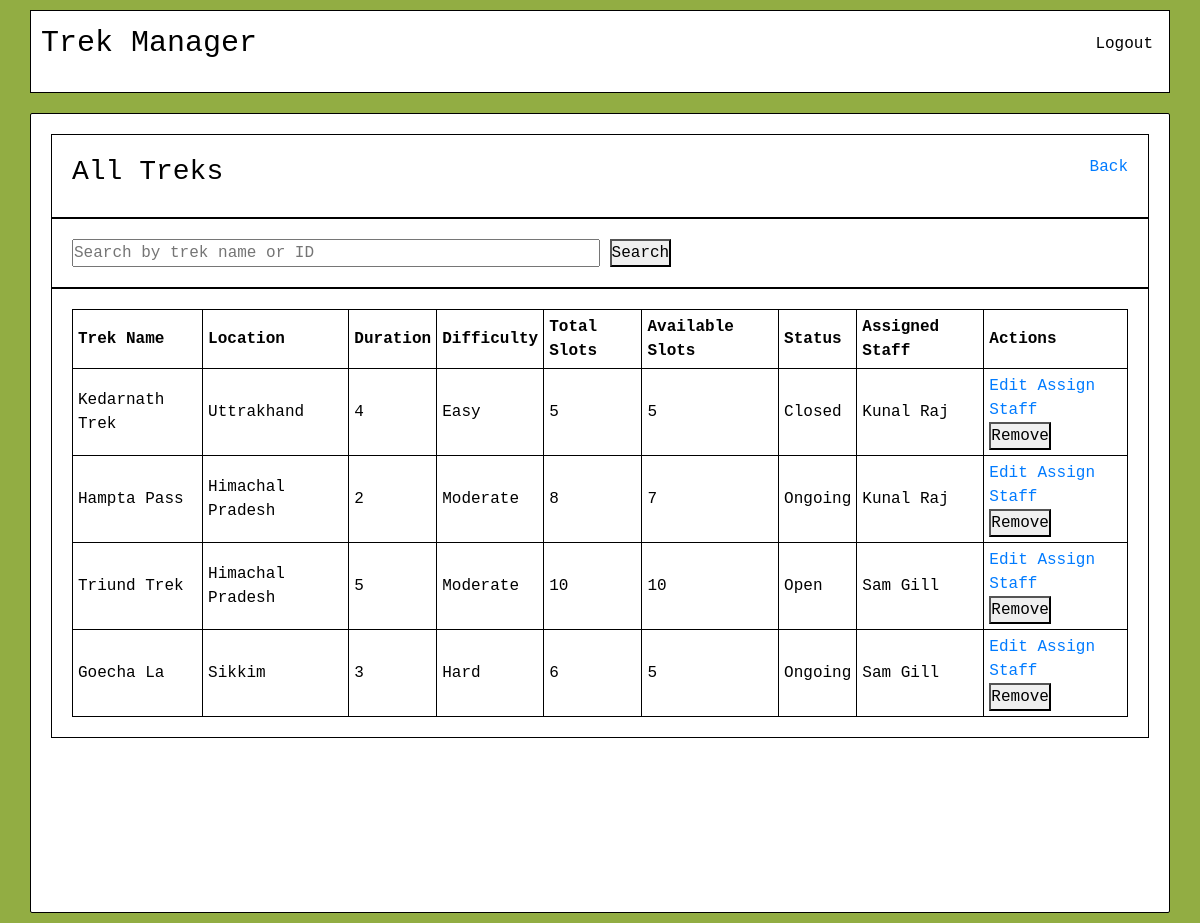
Screenshot of /admin/view_treks (signed in) with the database file from the repository.
### models.py (models this page shows)
class Trek(db.Model):
    __tablename__ = "treks"
    id = db.Column(db.Integer, primary_key=True)
    title = db.Column(db.String(150), nullable=False)
    location = db.Column(db.String(100), nullable=False)
    difficulty = db.Column(db.String(20), nullable=False)
    duration = db.Column(db.Integer, nullable=False)
    total_slots = db.Column(db.Integer, nullable=False)
    available_slots = db.Column(db.Integer, nullable=False)
    status = db.Column(db.String(20), default="Pending")   # will track Open / Closed / Completed
    start_date = db.Column(db.DateTime, nullable=False)
    end_date = db.Column(db.DateTime, nullable=False)
    is_removed = db.Column(db.Boolean, nullable=False, default=False)
    staff_id = db.Column(db.Integer, db.ForeignKey("users.id"), nullable=True)
    bookings = db.relationship("Booking", backref="trek", lazy=True)

class User(db.Model):
    __tablename__ = "users"
    id = db.Column(db.Integer, primary_key=True)
    name = db.Column(db.String(100), nullable=False)
    email = db.Column(db.String(120), unique=True, nullable=False)
    password = db.Column(db.String(200), nullable=False)
    contact = db.Column(db.String(20), nullable=True)
    role = db.Column(db.String(20), nullable=False, default="Trekker")
    is_blacklisted = db.Column(db.Boolean, default=False, nullable=False)
    treks_managed = db.relationship("Trek", backref="manager", lazy=True)
    bookings = db.relationship("Booking", backref="trekker", lazy=True, cascade="all, delete-orphan")
    staff_profile = db.relationship("StaffProfile", backref="user", uselist=False, cascade="all, delete-orphan")

### admin.py (the view)
@admin.route("/view_treks", methods=['GET'])
def view_treks():
    search = request.args.get('search', "")
    query = Trek.query.filter_by(is_removed=False)
    if search:
        if search.isdigit():
            query = query.filter(Trek.id == int(search))
        else:
            query = query.filter(Trek.title.ilike(f"%{search}%"))
    all_treks = query.all()
    return render_template("admin/view_treks.html", all_treks=all_treks, search=search)

### admin.py (called while the page is built)
@admin.before_request
def check_admin():
    if not session.get('user_id'):
        flash("Please log in to continue.", "error")
        return redirect(url_for('auth.login'))
    if session.get('role') != "Admin":
        flash("Unauthorised access.", "warning")
        return redirect(url_for('auth.login'))

### templates/admin/view_treks.html (shortened to what this page needs)
{% extends "base.html" %}
{% block content %}
    <div class="dash-container">
        <div class="admin-dash-head">
            <h3>All Treks</h3>
            <a href="{{ url_for('admin.dashboard') }}">Back</a>
        </div>
        <div class="search-box">
            <form action="{{ url_for('admin.view_treks') }}" method="GET">
                <input type="text" name="search" value="{{ search }}" placeholder="Search by trek name or ID">
                <button type="submit">Search</button>
            </form>
        </div>
        <div class="list-box">
            <div class="trek-list">
                <table>
                    <tr>
                        <th>Trek Name</th>
                        <th>Location</th>
                        <th>Duration</th>
                        <th>Difficulty</th>
                        <th>Total Slots</th>
                        <th>Available Slots</th>
                        <th>Status</th>
                        <th>Assigned Staff</th>
                        <th>Actions</th>
                    </tr>
                    {% for trek in all_treks %}
                    <tr>
                        <td>{{ trek.title }}</td>
                        <td>{{ trek.location }}</td>
                        <td>{{ trek.duration }}</td>
                        <td>{{ trek.difficulty }}</td>
                        <td>{{ trek.total_slots }}</td>
                        <td>{{ trek.available_slots }}</td>
                        <td>{{ trek.status }}</td>
                        <td>{{ trek.manager.name if trek.manager else "Unassigned" }}</td>
                        <td>
                            <a href="{{ url_for('admin.edit_trek', trek_id=trek.id) }}">Edit</a>
                            <a href="{{ url_for('admin.assign_staff', trek_id=trek.id) }}">Assign Staff</a>
                            <form action="{{ url_for('admin.remove_trek', trek_id=trek.id) }}" method="POST">
                                <button type="submit">Remove</button>
                            </form>
                        </td>
                    </tr>
                    {% endfor %}
                </table>
            </div>
        </div>
    </div>
{% endblock %}

### static/style.css (style rules this page uses)
* { margin: 0; padding: 0; font-family: monospace; box-sizing: border-box; }
body { background-color: rgb(146, 173, 67); display: flex; flex-direction: column; align-items: center; min-height: 100vh; }
.dash-container { margin: 10px auto; padding: 20px; width: 95%; min-height: 100vh; border: 1px solid black; border-radius: 2px; color: rgb(0, 0, 0); background-color: rgb(255, 255, 255); }
.admin-dash-head { border: 1px solid black; display: flex; justify-content: space-between; padding: 20px; }
.trek-list { border: 1px solid black; padding: 20px; overflow-x: auto; }
.trek-list table { border: 1px solid black; padding: 5px; width: 100%; }
.trek-list table th, .trek-list table td { border: 1px solid black; padding: 5px; }
.search-box { border: 1px solid black; padding: 20px; }
.search-box input { width: 50%; }

### rows the page displays
Trek: title "Kedarnath Trek", location "Uttrakhand", duration "4", difficulty "Easy", total_slots "5", available_slots "5", status "Closed", manager "Kunal Raj"
Trek: title "Hampta Pass", location "Himachal Pradesh", duration "2", difficulty "Moderate", total_slots "8", available_slots "7", status "Ongoing", manager "Kunal Raj"
Trek: title "Triund Trek", location "Himachal Pradesh", duration "5", difficulty "Moderate", total_slots "10", available_slots "10", status "Open", manager "Sam Gill"
Trek: title "Goecha La", location "Sikkim", duration "3", difficulty "Hard", total_slots "6", available_slots "5", status "Ongoing", manager "Sam Gill"
